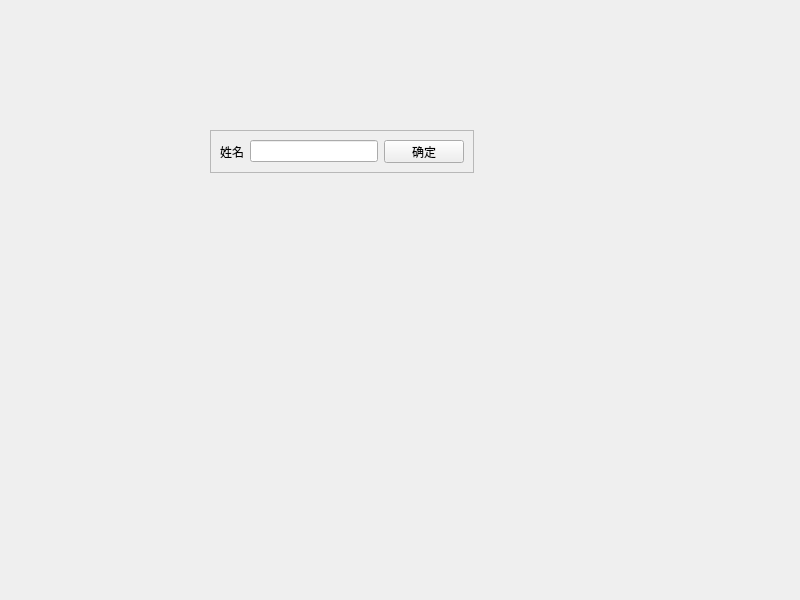
<?xml version="1.0" encoding="UTF-8"?>
<ui version="4.0">
 <class>MainWindow</class>
 <widget class="QMainWindow" name="MainWindow">
  <property name="geometry">
   <rect>
    <x>0</x>
    <y>0</y>
    <width>800</width>
    <height>600</height>
   </rect>
  </property>
  <property name="windowTitle">
   <string>MainWindow</string>
  </property>
  <widget class="QWidget" name="centralWidget">
   <widget class="QFrame" name="frame">
    <property name="geometry">
     <rect>
      <x>210</x>
      <y>130</y>
      <width>264</width>
      <height>43</height>
     </rect>
    </property>
    <property name="frameShape">
     <enum>QFrame::StyledPanel</enum>
    </property>
    <property name="frameShadow">
     <enum>QFrame::Raised</enum>
    </property>
    <layout class="QHBoxLayout" name="horizontalLayout">
     <item>
      <widget class="QLabel" name="label">
       <property name="text">
        <string>姓名</string>
       </property>
      </widget>
     </item>
     <item>
      <widget class="QLineEdit" name="lineEdit"/>
     </item>
     <item>
      <widget class="QPushButton" name="pushButton">
       <property name="text">
        <string>确定</string>
       </property>
      </widget>
     </item>
    </layout>
   </widget>
  </widget>
 </widget>
 <resources/>
 <connections/>
</ui>
